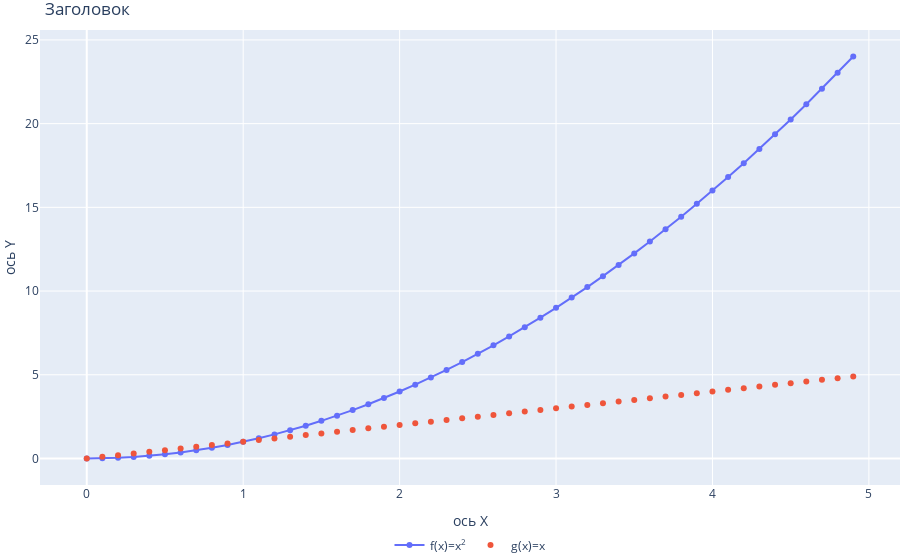

Notebook cell for this chart:
### Code cell
fig = go.Figure() #создаем фигуру
fig.add_trace(go.Scatter(x=x,
                         y=f(x),
                         name='f(x)=x<sup>2</sup>', #HTML в подписях
                         mode='lines+markers'
                        ))
fig.add_trace(go.Scatter(x=x,
                         y=x,
                         name='g(x)=x', #Метод графика с плавной линией
                         mode='markers'
                        ))
fig.update_layout(legend_orientation='h', #Смещение легенды под график
                  margin=dict(l=0, r=0, t=30, b=0), #Убрать отступы вокруг графика
                  legend=dict(x=.5, xanchor="center"), #Смещение легенды по центру
                  hovermode='x', #Показывает одновременно все значения Y для точки Х
                  title='Заголовок',
                  xaxis_title='ось Х',
                  yaxis_title='ось Y')
fig.update_traces(hoverinfo='all', #Отображается значение подписи на курсоре. Например 'x+y'
                  hovertemplate='Аргумент: %{x}<br>Функция: %{y}'
                 )

fig.show()

### Figure 1 — Plotly figure (JSON) as saved in the notebook; plotly's stock layout.template omitted (floating-point values rounded to 4 significant figures)
{"data": [{"hoverinfo": "all", "hovertemplate": "Аргумент: %{x}<br>Функция: %{y}", "mode": "lines+markers", "name": "f(x)=x<sup>2</sup>", "type": "scatter", "x": [0, 0.1, 0.2, 0.3, 0.4, 0.5, 0.6, 0.7, 0.8, 0.9, 1, 1.1, 1.2, 1.3, 1.4, 1.5, 1.6, 1.7, 1.8, 1.9, 2, 2.1, 2.2, 2.3, 2.4, 2.5, 2.6, 2.7, 2.8, 2.9, 3, 3.1, 3.2, 3.3, 3.4, 3.5, 3.6, 3.7, 3.8, 3.9, 4, 4.1, 4.2, 4.3, 4.4, 4.5, 4.6, 4.7, 4.8, 4.9], "y": [0, 0.01, 0.04, 0.09, 0.16, 0.25, 0.36, 0.49, 0.64, 0.81, 1, 1.21, 1.44, 1.69, 1.96, 2.25, 2.56, 2.89, 3.24, 3.61, 4, 4.41, 4.84, 5.29, 5.76, 6.25, 6.76, 7.29, 7.84, 8.41, 9, 9.61, 10.24, 10.89, 11.56, 12.25, 12.96, 13.69, 14.44, 15.21, 16, 16.81, 17.64, 18.49, 19.36, 20.25, 21.16, 22.09, 23.04, 24.01]}, {"hoverinfo": "all", "hovertemplate": "Аргумент: %{x}<br>Функция: %{y}", "mode": "markers", "name": "g(x)=x", "type": "scatter", "x": [0, 0.1, 0.2, 0.3, 0.4, 0.5, 0.6, 0.7, 0.8, 0.9, 1, 1.1, 1.2, 1.3, 1.4, 1.5, 1.6, 1.7, 1.8, 1.9, 2, 2.1, 2.2, 2.3, 2.4, 2.5, 2.6, 2.7, 2.8, 2.9, 3, 3.1, 3.2, 3.3, 3.4, 3.5, 3.6, 3.7, 3.8, 3.9, 4, 4.1, 4.2, 4.3, 4.4, 4.5, 4.6, 4.7, 4.8, 4.9], "y": [0, 0.1, 0.2, 0.3, 0.4, 0.5, 0.6, 0.7, 0.8, 0.9, 1, 1.1, 1.2, 1.3, 1.4, 1.5, 1.6, 1.7, 1.8, 1.9, 2, 2.1, 2.2, 2.3, 2.4, 2.5, 2.6, 2.7, 2.8, 2.9, 3, 3.1, 3.2, 3.3, 3.4, 3.5, 3.6, 3.7, 3.8, 3.9, 4, 4.1, 4.2, 4.3, 4.4, 4.5, 4.6, 4.7, 4.8, 4.9]}], "layout": {"hovermode": "x", "legend": {"orientation": "h", "x": 0.5, "xanchor": "center"}, "margin": {"b": 0, "l": 0, "r": 0, "t": 30}, "title": {"text": "Заголовок"}, "xaxis": {"title": {"text": "ось Х"}}, "yaxis": {"title": {"text": "ось Y"}}}}
